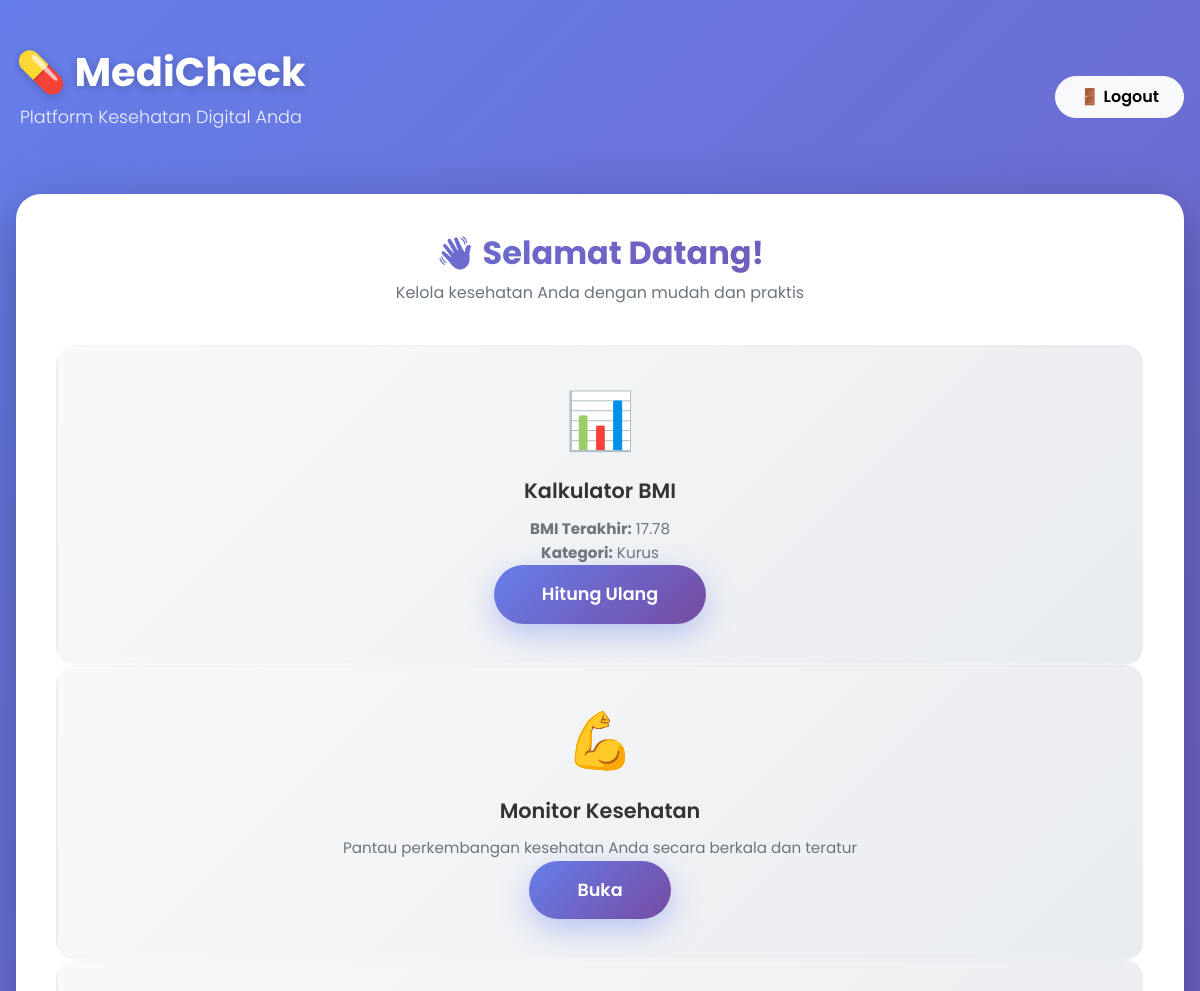
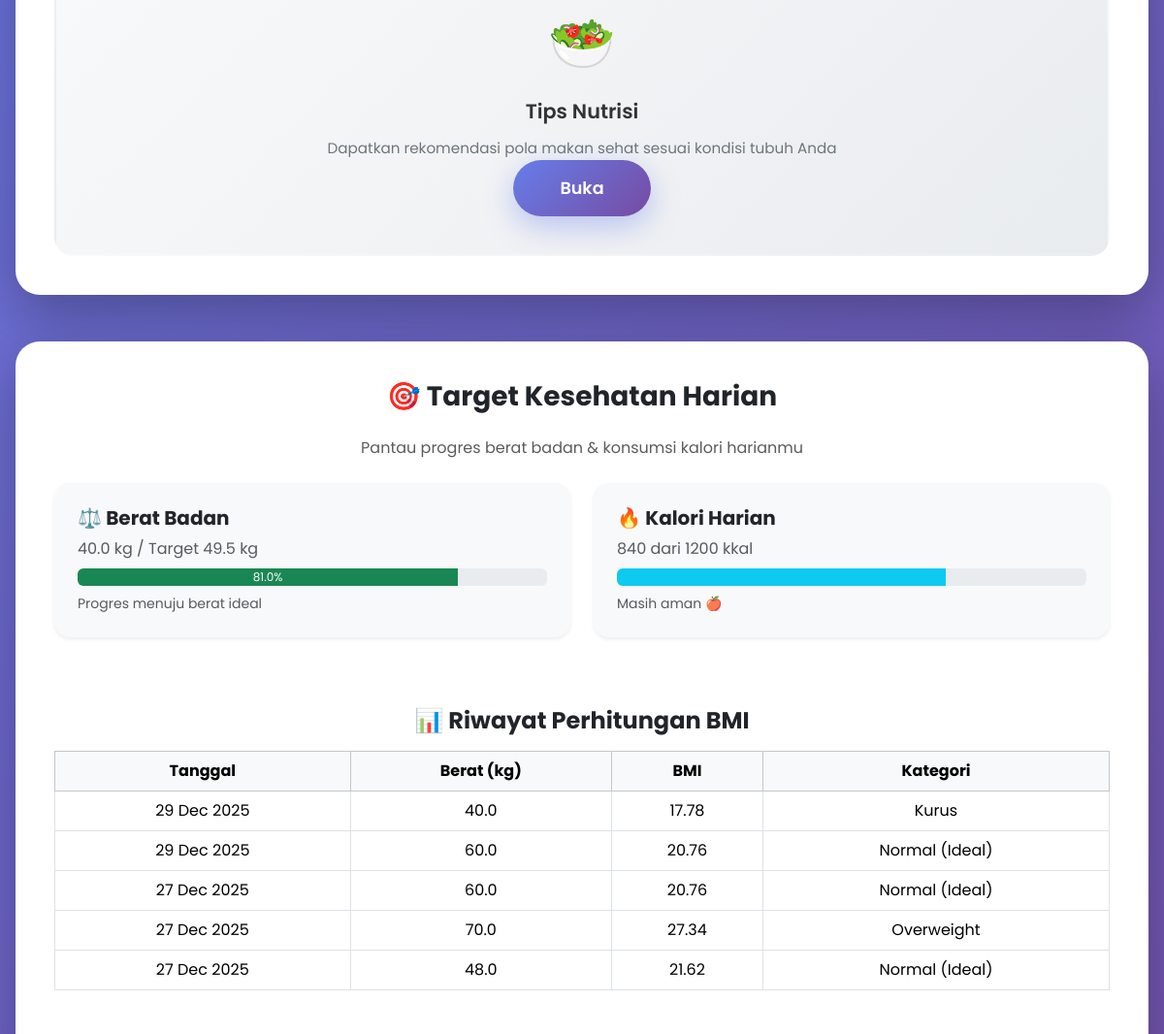
The app's page /accounts/dashboard/ (signed in, upper part), older data (2 pictures, top to bottom).
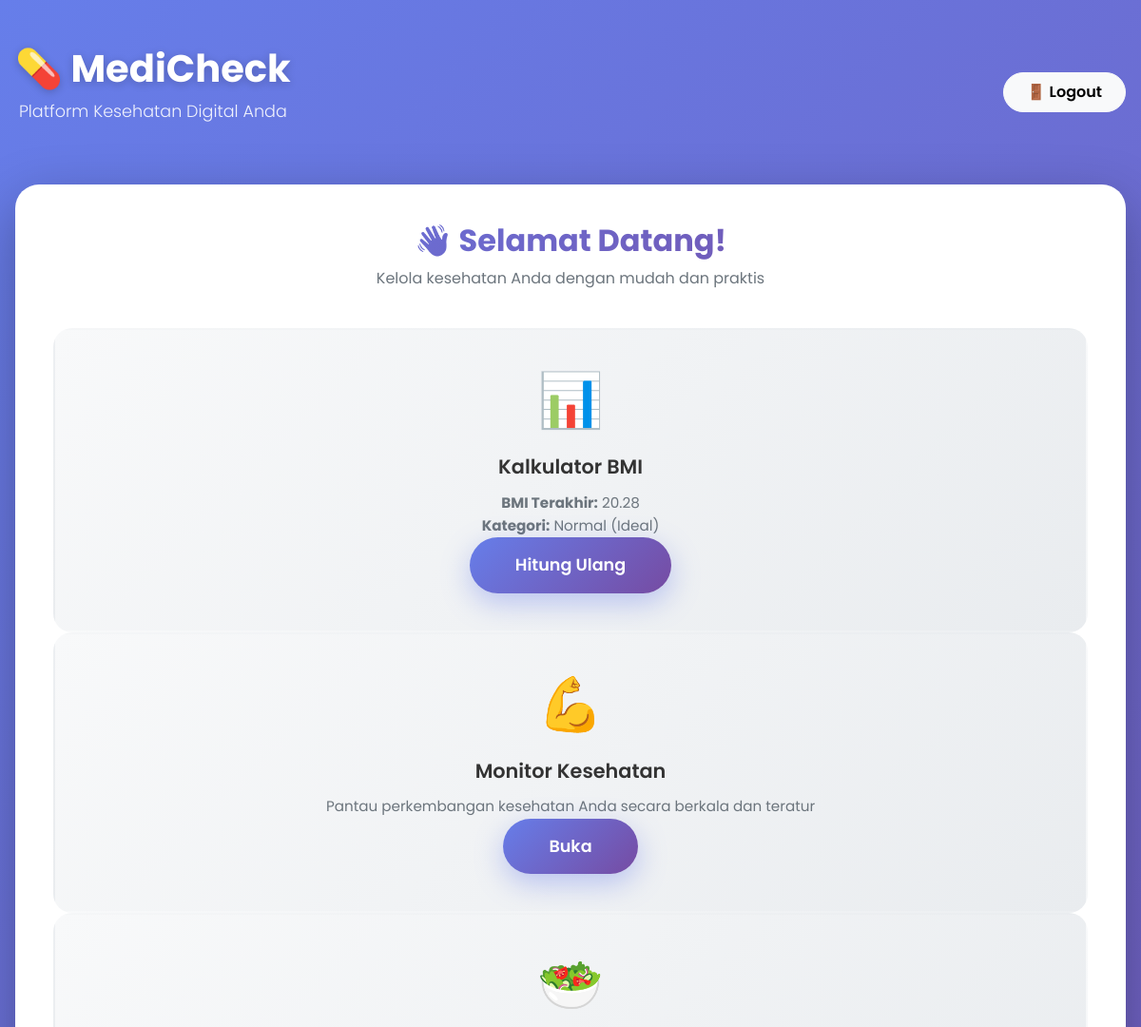
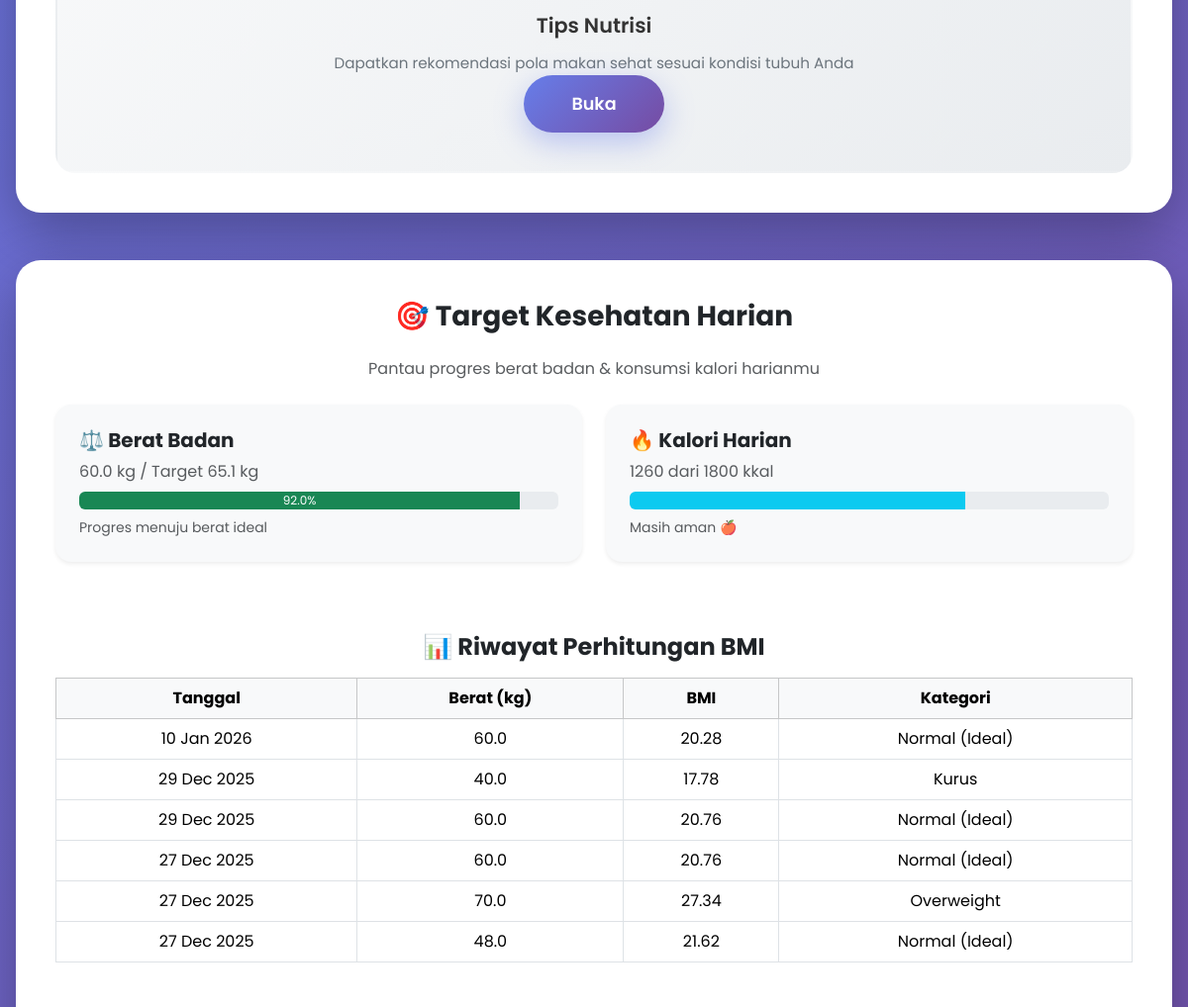
The same page, newer data (2 pictures, top to bottom).
### accounts/models.py (models this page shows, shortened)
class BMIResult(models.Model):
    user = models.ForeignKey(User, on_delete=models.CASCADE)
    berat = models.FloatField()
    tinggi = models.FloatField()
    bmi = models.FloatField()
    kategori = models.CharField(max_length=50)
    riwayat_input = models.TextField()
    penyakit_terdeteksi = models.TextField()
    rekomendasi = models.TextField()
    created_at = models.DateTimeField(auto_now_add=True)

### accounts/views.py (the view, shortened to what this page needs)
# urls.py: path('dashboard/', views.dashboard_view, name='dashboard'),
@login_required(login_url='accounts:login')
def dashboard_view(request):
    last_bmi = BMIResult.objects.filter(user=request.user).last()
    target = None
    weekly_logs = BMIResult.objects.filter(
        user=request.user
    ).order_by('-created_at')[:7]
    meal_plan = WeeklyMealPlan.objects.filter(user=request.user).last()
    if last_bmi:
        tinggi_m = last_bmi.tinggi / 100
        berat_ideal = round(22 * (tinggi_m ** 2), 1)
        progress_berat = round((last_bmi.berat / berat_ideal) * 100, 0)
        progress_berat = min(progress_berat, 100)
        kalori_target = round(last_bmi.berat * 30)
        kalori_harian = round(kalori_target * 0.7)
        progress_kalori = round((kalori_harian / kalori_target) * 100, 0)
        target = {
            "berat_sekarang": last_bmi.berat,
            "berat_ideal": berat_ideal,
            "progress_berat": progress_berat,
            "kalori_harian": kalori_harian,
            "kalori_target": kalori_target,
            "progress_kalori": progress_kalori,
        }
        return render(request, 'accounts/dashboard.html', {
        'last_bmi': last_bmi,
        'target': target,
        'weekly_logs': weekly_logs,
        'meal_plan': meal_plan,
    })

### accounts/templates/accounts/dashboard.html (shortened to what the changed rows need)
{% load static %}
<!DOCTYPE html>
<html lang="id">
<head>
  <link href="https://cdn.jsdelivr.net/npm/bootstrap@5.3.2/dist/css/bootstrap.min.css" rel="stylesheet">
</head>
<body>
  <div class="dashboard-wrapper">
    <div class="header-section d-flex justify-content-between align-items-center">
  <div>
    <h1>💊 MediCheck</h1>
  </div>
</div>
    <div class="main-card">
      <div class="welcome-text">
        <h2>👋 Selamat Datang!</h2>
      </div>
      <div class="feature-box">
  <span class="feature-icon">📊</span>
  <h3>Kalkulator BMI</h3>
  {% if last_bmi %}
    <p><b>BMI Terakhir:</b> {{ last_bmi.bmi }}</p>
    <p><b>Kategori:</b> {{ last_bmi.kategori }}</p>
    <a href="{% url 'accounts:bmi' %}" class="btn-main">Hitung Ulang</a>
  {% else %}
    <p>Kamu belum pernah menghitung BMI.</p>
    <a href="{% url 'accounts:bmi' %}" class="btn-main">Mulai</a>
  {% endif %}
</div>
      </div>
<div class="main-card mt-5">
<section class="health-targets mb-5">
  {% if target %}
  <div class="row justify-content-center">
    <div class="col-md-6 mb-4">
      <div class="p-4 bg-light rounded-4 shadow-sm h-100">
        <h5 class="fw-bold mb-2">⚖️ Berat Badan</h5>
        <p class="mb-2 text-muted">
          {{ target.berat_sekarang }} kg /
          Target {{ target.berat_ideal }} kg
        </p>
        <div class="progress" style="height: 18px;">
          <div
            class="progress-bar bg-success"
            data-progress="{{ target.progress_berat|default:0 }}">
            {{ target.progress_berat|default:0 }}%
          </div>
        </div>
        <small class="text-muted d-block mt-2">
          Progres menuju berat ideal
        </small>
      </div>
    </div>
    <div class="col-md-6 mb-4">
      <div class="p-4 bg-light rounded-4 shadow-sm h-100">
        <h5 class="fw-bold mb-2">🔥 Kalori Harian</h5>
        <p class="mb-2 text-muted">
          {{ target.kalori_harian }} dari {{ target.kalori_target }} kkal
        </p>
        <div class="progress" style="height: 18px;">
          <div
            class="progress-bar
            {% if target.progress_kalori < 80 %}
              bg-info
            {% elif target.progress_kalori < 100 %}
              bg-warning
            {% else %}
              bg-danger
            {% endif %}"
            data-progress="{{ target.progress_kalori|default:0 }}">
          </div>
        </div>
        <small class="text-muted d-block mt-2">
          {% if target.progress_kalori < 80 %}
            Masih aman 🍎
          {% elif target.progress_kalori < 100 %}
            Hampir mencapai batas ⚠️
          {% else %}
            Melebihi target ❗
          {% endif %}
        </small>
      </div>
    </div>
  </div>
  {% else %}
    <p class="text-center text-muted">
      Hitung BMI terlebih dahulu untuk melihat target kesehatan.
    </p>
  {% endif %}
</section>
{% if weekly_logs %}
<section class="mt-5">
  <div class="table-responsive">
    <table class="table table-bordered text-center align-middle">
      <thead class="table-light">
        <tr>
          <th>Tanggal</th>
          <th>Berat (kg)</th>
          <th>BMI</th>
          <th>Kategori</th>
        </tr>
      </thead>
      <tbody>
        {% for log in weekly_logs %}
        <tr>
          <td>{{ log.created_at|date:"d M Y" }}</td>
          <td>{{ log.berat }}</td>
          <td>{{ log.bmi }}</td>
          <td>{{ log.kategori }}</td>
        </tr>
        {% endfor %}
      </tbody>
    </table>
  </div>
</section>
{% else %}
<p class="text-center text-muted mt-4">
  Belum ada data perkembangan mingguan.
</p>
{% endif %}
</div>
  </div>
</body>
</html>

Row changes from the older to the newer data that the page shows:
added BMIResult: bmi "20.28", kategori "Normal (Ideal)", berat_sekarang "60.0", created_at "10 Jan 2026", berat "60.0"
Text that changed along with them:
{{ target.berat_ideal }}: "49.5" → "65.1"
{{ target.progress_berat|default:0 }}: "81.0" → "92.0"
{{ target.kalori_harian }}: "840" → "1260"
{{ target.kalori_target }}: "1200" → "1800"
{{ last_bmi.bmi }}: "17.78" → "20.28"
{{ last_bmi.kategori }}: "Kurus" → "Normal (Ideal)"
{{ target.berat_sekarang }}: "40.0" → "60.0"
